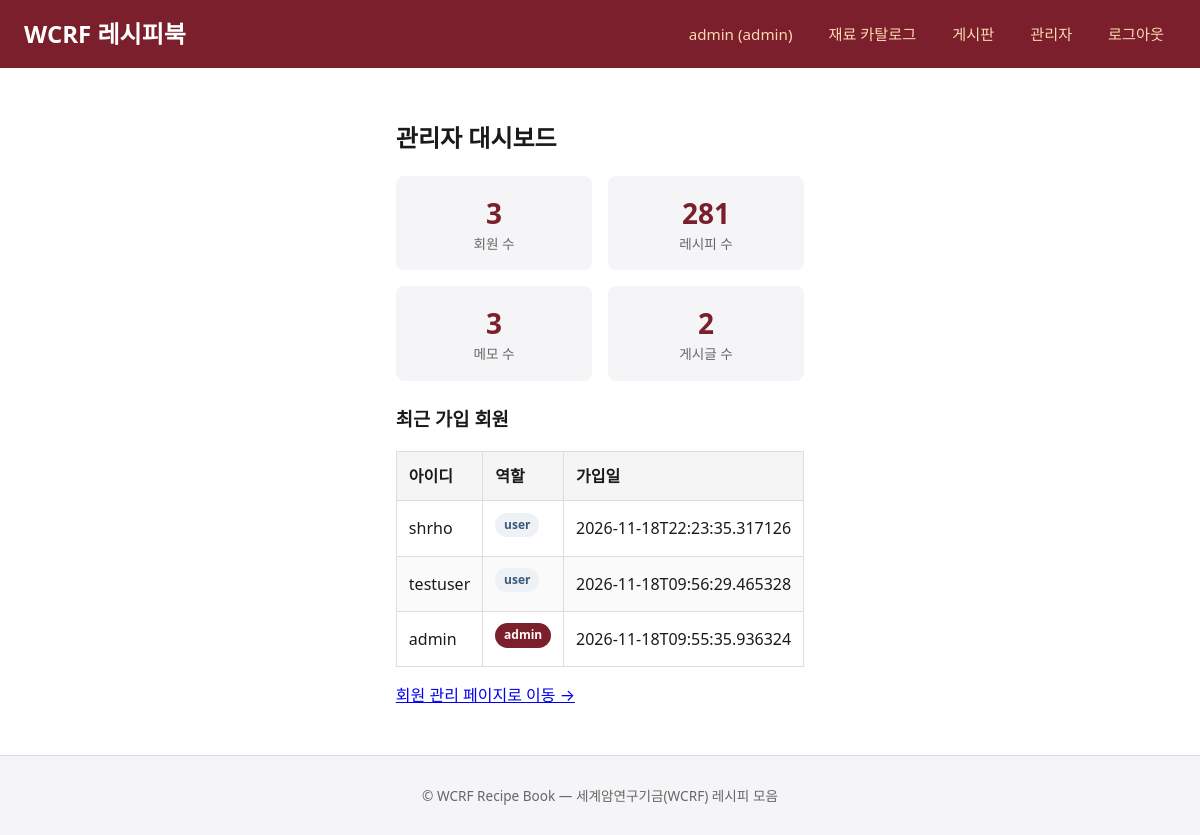
The page /admin (signed in) on the database its author committed.
### tables this page shows
CREATE TABLE users (
            id INTEGER PRIMARY KEY AUTOINCREMENT,
            username TEXT UNIQUE NOT NULL,
            password_hash TEXT NOT NULL,
            role TEXT NOT NULL DEFAULT 'user',
            email TEXT,
            created_at TEXT NOT NULL,
            updated_at TEXT NOT NULL
        );

### app.py (the view)
@app.route("/admin")
@admin_required
def admin_dashboard():
    db = get_db()
    stats = {
        "users": db.execute("SELECT COUNT(*) AS c FROM users").fetchone()["c"],
        "recipes": len(RECIPES),
        "memos": db.execute("SELECT COUNT(*) AS c FROM memos WHERE is_deleted = 0").fetchone()["c"],
        "posts": db.execute("SELECT COUNT(*) AS c FROM posts WHERE is_deleted = 0").fetchone()["c"],
    }
    recent_users = db.execute(
        "SELECT id, username, role, created_at FROM users ORDER BY created_at DESC LIMIT 10"
    ).fetchall()
    db.close()
    return render_template("admin_dashboard.html", stats=stats, recent_users=recent_users)

### app.py (called while the page is built)
def get_db():
    db = sqlite3.connect(DB_PATH)
    db.row_factory = sqlite3.Row
    return db

def current_user():
    uid = session.get("user_id")
    if not uid:
        return None
    if getattr(g, "_user_cache", None) is not None and g._user_cache.get("id") == uid:
        return g._user_cache
    db = get_db()
    row = db.execute("SELECT id, username, role, email FROM users WHERE id = ?", (uid,)).fetchone()
    db.close()
    if row is None:
        session.clear()
        return None
    user = dict(row)
    g._user_cache = user
    return user

@app.before_request
def load_user():
    g._user_cache = None
    g.user = current_user()

def admin_required(view):
    @wraps(view)
    def wrapped(*args, **kwargs):
        if not g.user or g.user.get("role") != "admin":
            flash("관리자만 접근할 수 있습니다.", "error")
            return redirect(url_for("index"))
        return view(*args, **kwargs)
    return wrapped

@app.context_processor
def inject_user():
    return dict(current_user=g.user, category_label=lambda k: k.replace("-", " ").title())

### templates/admin_dashboard.html (shortened to what this page needs)
{% extends "base.html" %}
{% block content %}
<div class="container admin-page">
  <h2>관리자 대시보드</h2>
  <div class="stat-grid">
    {% for key, label in [('users', '회원 수'), ('recipes', '레시피 수'), ('memos', '메모 수'), ('posts', '게시글 수')] %}
    <div class="stat-card">
      <div class="stat-value">{{ stats[key] }}</div>
      <div class="stat-label">{{ label }}</div>
    </div>
    {% endfor %}
  </div>
  <h3>최근 가입 회원</h3>
  <table class="data-table">
    <thead>
      <tr><th>아이디</th><th>역할</th><th>가입일</th></tr>
    </thead>
    <tbody>
      {% for u in recent_users %}
      <tr>
        <td>{{ u.username }}</td>
        <td><span class="badge {{ 'badge-admin' if u.role == 'admin' else 'badge-user' }}">{{ u.role }}</span></td>
        <td>{{ u.created_at }}</td>
      </tr>
      {% endfor %}
    </tbody>
  </table>
  <p><a href="{{ url_for('admin_users') }}">회원 관리 페이지로 이동 &rarr;</a></p>
</div>
{% endblock %}

### templates/base.html (shortened to what this page needs)
<!DOCTYPE html>
<html lang="ko">
<head>
<link rel="stylesheet" href="{{ url_for('static', filename='style.css') }}">
</head>
<body>
<header class="site-header">
  <div class="container header-inner">
    <a href="{{ url_for('index') }}" class="logo">WCRF 레시피북</a>
    <nav class="top-nav">
      {% if current_user %}
        <a href="{{ url_for('user_profile') }}">{{ current_user.username }} ({{ current_user.role }})</a>
        <a href="{{ url_for('catalogue') }}">재료 카탈로그</a>
        <a href="{{ url_for('board_list') }}">게시판</a>
        {% if current_user.role == 'admin' %}
        <a href="{{ url_for('admin_dashboard') }}">관리자</a>
        {% endif %}
        <a href="{{ url_for('logout') }}">로그아웃</a>
      {% else %}
        <a href="{{ url_for('login') }}">로그인</a>
        <a href="{{ url_for('register') }}">회원가입</a>
      {% endif %}
    </nav>
  </div>
</header>
<main class="container page-body">{% block content %}{% endblock %}</main>
<footer class="site-footer">
  <div class="container">
    <p>&copy; WCRF Recipe Book &mdash; 세계암연구기금(WCRF) 레시피 모음</p>
  </div>
</footer>
</body>
</html>

### static/style.css (style rules this page uses)
* { box-sizing: border-box; }
body { font-family: system-ui, -apple-system, Segoe UI, Roboto, 'Malgun Gothic', sans-serif; margin: 0; color: #1a1a1a; line-height: 1.5; }
.site-header { background: #7a1f2b; color: #fff; padding: 1rem 0; }
.site-header .container { max-width: 1200px; margin: 0 auto; padding: 0 1.5rem; }
.header-inner { display: flex; justify-content: space-between; align-items: center; flex-wrap: wrap; gap: 0.75rem; }
.logo { color: #fff; font-size: 1.5rem; font-weight: 800; text-decoration: none; }
.top-nav { display: flex; gap: 0.75rem; align-items: center; flex-wrap: wrap; }
.top-nav a { color: #ffd8b1; text-decoration: none; font-size: 0.95rem; padding: 0.35rem 0.75rem; border-radius: 6px; }
.container { max-width: 1200px; margin: 0 auto; padding: 0 1.5rem; }
.page-body { padding: 2rem 0; }
.page-body { display: flex; gap: 2rem; align-items: flex-start; }
.badge { display: inline-block; font-size: 0.75rem; padding: 0.2rem 0.55rem; border-radius: 999px; background: #eef2f7; color: #3a5a7a; font-weight: 700; margin-bottom: 0.55rem; }
.admin-page { max-width: 900px; }
.stat-grid { display: grid; grid-template-columns: repeat(auto-fit, minmax(180px, 1fr)); gap: 1rem; margin-bottom: 1.5rem; }
.stat-card { background: #f5f5f7; border-radius: 8px; padding: 1rem; text-align: center; }
.stat-value { font-size: 1.75rem; font-weight: 800; color: #7a1f2b; }
.stat-label { font-size: 0.85rem; color: #666; }
.data-table { width: 100%; border-collapse: collapse; margin-top: 1rem; }
.data-table th { background: #f5f5f5; padding: 0.75rem; text-align: left; border: 1px solid #ddd; }
.data-table td { padding: 0.6rem 0.75rem; border: 1px solid #ddd; }
.data-table tr:nth-child(even) td { background: #fafafa; }
.badge-admin { background: #7a1f2b; color: #fff; }
.badge-user { background: #eef2f7; color: #3a5a7a; }
.site-footer { background: #f5f5f7; color: #666; text-align: center; padding: 1rem; border-top: 1px solid #ddd; font-size: 0.85rem; }

### rows shown on the page
users: username "admin", role "admin", created_at "2026-11-18T09:55:35.936324"
users: username "shrho", role "user", created_at "2026-11-18T22:23:35.317126"
users: username "testuser", role "user", created_at "2026-11-18T09:56:29.465328"

### other values the page prints
{{ stats[key] }} "3" "281" "3" "2"
{{ label }} "회원 수" "레시피 수" "메모 수" "게시글 수"
